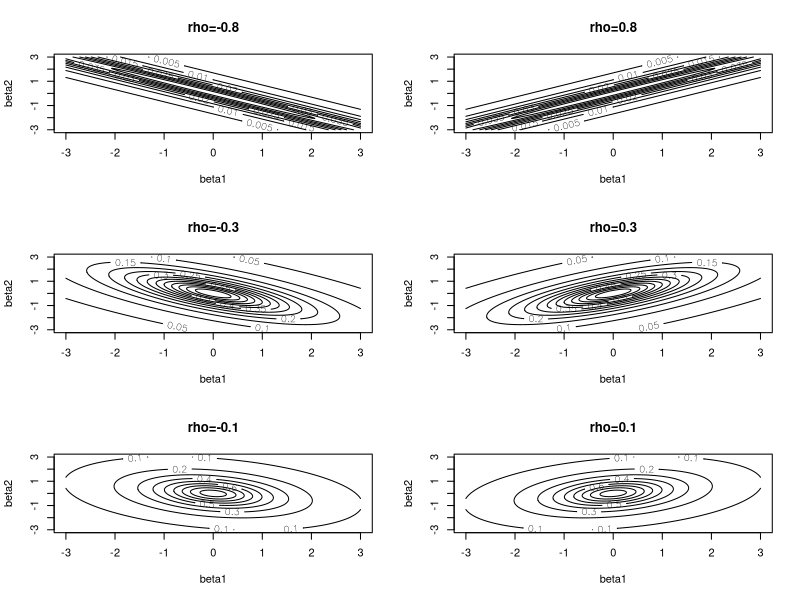
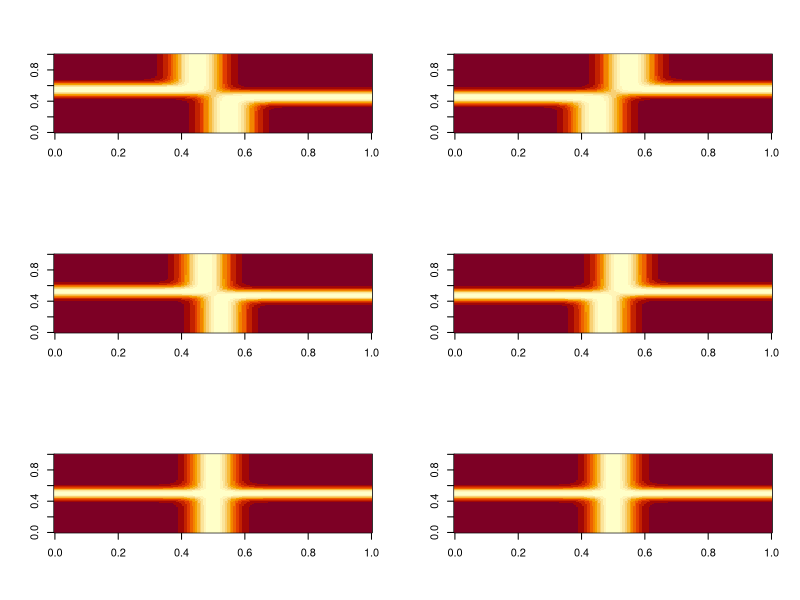

The R source for these figures, in order:
A <- function(rho,beta1,beta2,X=1,mu1=0,mu2=0 ){
  beta <- expand.grid(beta1,beta2)
  beta1 <- beta[,1]
  beta2 <- beta[,2]
  ((3*rho^2+1)/(1-rho^2)^3)*((beta1*X+mu2)^2+(beta2*X+mu2)^2)-
    ((2*rho)*(rho^2+3)/(1-rho^2)^3) * ((beta1*X+mu1)*(beta2*X+mu2)) + 
    1*((rho^2+1)/(1-rho^2))^2
}

Isg <- function(rho,beta1,beta2,X=1,mu1=0,mu2=0 ){
  beta <- expand.grid(beta1,beta2)
  beta1 <- beta[,1]
  beta2 <- beta[,2]
  a <- exp(X*beta1+mu1+X*beta2+mu2-rho) + exp(-X*beta1-mu1-X*beta2-mu2-rho)
  b <- exp(-X*beta1-mu1+X*beta2+mu2+rho) + exp(X*beta1+mu1-X*beta2-mu2+rho)
  
  (1-(a-b)^2/(a+b)^2)
}

Isg_FI <- function(rho,beta1,beta2){
  a <- exp(beta1+beta2-rho)
  b <- exp(beta1-beta2+rho)
  c <- exp(-beta1+beta2+rho)
  d <- exp(-beta1-beta2-rho)
  
  s <- a+b+c+d
  
  res <- matrix(0,3,3)
  
  res[1,2] <- -(a+c-b-d)/s+(a+b-c-d)*(a+d-b-c)/(s^2)
  res[1,3] <- -(a-c+b-d)/s+(a-b+c-d)*(a+d-b-c)/(s^2)
  res[2,3] <- (a+d-b-c)/(s)-(a+b-c-d)*(a-b+c-d)/(s^2)
  res <- res + t(res)
  res[1,1] <- 1-(a+d-b-c)^2/(s^2)
  res[2,2] <- 1-(a+b-c-d)^2/(s^2)
  res[3,3] <- 1-(a-b+c-d)^2/(s^2)
  return(res)
}

beta1 <- seq(-3,3,0.01)
rhos <- c(-0.8,-0.3,-0.1,0.8,0.3,0.1)
par(mfcol = c(3,2))
for(rho in rhos){
  ww <- A(rho,beta1,beta1,1,0,0)#+A(rho,beta1,beta1,0,0,0)
  contour(beta1,beta1,matrix(1/ww,length(beta1),length(beta1),byrow = F),xlab = "beta1",ylab = "beta2",main = paste0("rho=",rho))
  #abline(0,1)
  #abline(-2,-1)
}

beta1 <- seq(-10,10,0.1)
rhos <- c(-1,-0.5,-0,1,0.5,0)
par(mfcol = c(3,2))
for(rho in rhos){
  #cat(rho)
  ww <- Isg(rho,beta1,beta1,1,0,0)+Isg(rho,beta1,beta1,0,0,0)
  image(matrix(1/ww,length(beta1),length(beta1)))
  #abline(0,sign(rho))
  #contour(beta1,beta1,matrix(1/ww,length(beta1),length(beta1)),xlab = "beta1",ylab = "beta2",main = paste0("rho=",rho))
}
    





